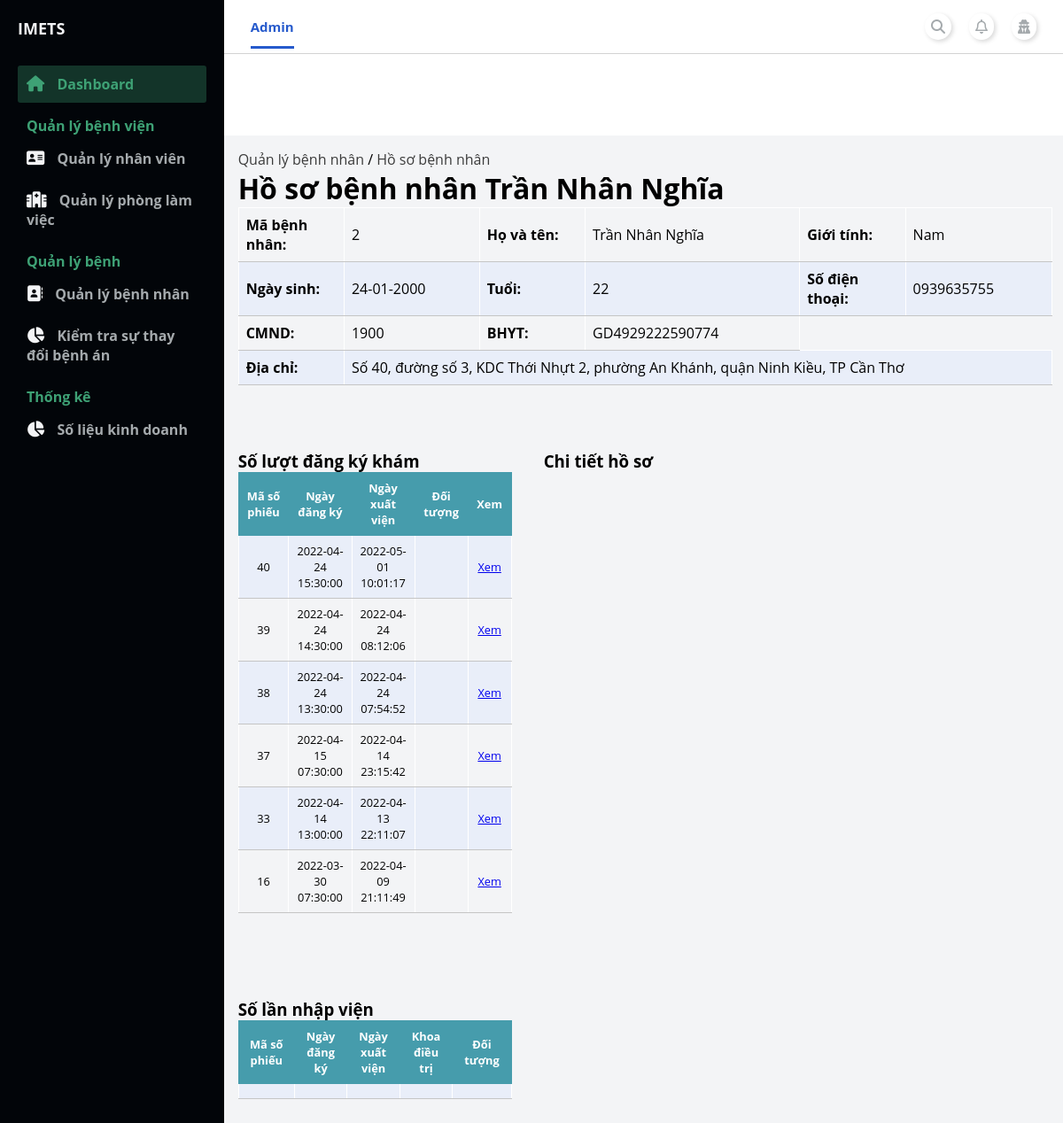
/admin/index.php?page_layout=patient_management&ID_Patient=1 (signed in), run on the app's committed database.
### tables this page shows
CREATE TABLE `patient` (
  `ID_Patient` int(11) NOT NULL,
  `Name` varchar(100) NOT NULL,
  `DOB` date NOT NULL,
  `Sex` varchar(10) NOT NULL,
  `Address` varchar(200) DEFAULT NULL,
  `CMND` varchar(15) DEFAULT NULL,
  `PhoneNumber` varchar(25) NOT NULL,
  `ID_BHYT` varchar(20) DEFAULT NULL,
  `VoteRate` double NOT NULL,
  `UserName` varchar(100) NOT NULL,
  `Password` varchar(100) NOT NULL
);

CREATE TABLE `appointment` (
  `ID_Appointment` int(11) NOT NULL,
  `ID_Staff` int(11) NOT NULL,
  `ID_Patient` int(11) NOT NULL,
  `Date_Booking` datetime NOT NULL,
  `Date_Checkup` int(11) NOT NULL,
  `Date_HospitalDischarge` datetime DEFAULT NULL,
  `Date_ReCheckup` date DEFAULT NULL,
  `BHYT_Checkin` float NOT NULL,
  `ID_PaymentMethod` int(11) DEFAULT NULL,
  `StatusAppointment` varchar(100) DEFAULT NULL
);

CREATE TABLE `medicalrecord` (
  `ID_MedicalRecord` int(11) NOT NULL,
  `ID_Appointment` int(11) NOT NULL,
  `ReasonCheckup` varchar(50) DEFAULT NULL,
  `BodyCheck` varchar(50) DEFAULT NULL,
  `BodyPartsCheck` varchar(50) DEFAULT NULL,
  `PulseRate` int(11) DEFAULT NULL,
  `Temp` float DEFAULT NULL,
  `BloodPressure` varchar(10) DEFAULT NULL,
  `Breathing` int(11) DEFAULT NULL,
  `Height` float DEFAULT NULL,
  `Weight` float DEFAULT NULL,
  `Result` varchar(255) DEFAULT NULL,
  `TreatmentDirection` varchar(255) DEFAULT NULL,
  `Advice` varchar(255) DEFAULT NULL
);

CREATE TABLE `schedule` (
  `ID_schedule` int(11) NOT NULL,
  `title` varchar(255) NOT NULL,
  `Session` varchar(15) NOT NULL,
  `start` datetime DEFAULT NULL,
  `end` datetime DEFAULT NULL,
  `ID_Staff` int(11) NOT NULL,
  `ID_Room` int(11) NOT NULL,
  `t_stamp` timestamp NOT NULL DEFAULT current_timestamp() ON UPDATE current_timestamp()
);

### admin/modules_admin/patient_management/patientManagement.php (the view)
<?php
    include './../config.php';
    $ID_Patient = $_GET['ID_Patient'];
    $sql = "SELECT * FROM appointment JOIN patient ON appointment.ID_Patient=patient.ID_Patient";
    $query = mysqli_query($conn, $sql);
    $rows = mysqli_fetch_array($query);
?>
<main>
    <div class="container-table">
        <div class="link-nav-pages">
            <a href="./index.php?page_layout=patient_management">Quản lý bệnh nhân</a> /
            <a href="">Hồ sơ bệnh nhân</a>
        </div>
        <div class="table-header">
            <h1>Hồ sơ bệnh nhân <?php echo $rows['Name'] ?></h1>
        </div>
        <div class="personalInfo">
                <table class="personalInfoTable">
                    <tr>
                        <th>Mã bệnh nhân: </th>
                        <td><?php echo $rows['ID_Patient'] ?></td>
                        <th>Họ và tên: </th>
                        <td><?php echo $rows['Name'] ?></td>
                        <th>Giới tính: </th>
                        <td><?php echo $rows['Sex'] ?></td>
                    </tr>
                    <tr>
                        <th>Ngày sinh: </th>
                        <td><?php
                            echo date('d-m-Y', strtotime($rows['DOB'])); ?></td>
                        <th>Tuổi: </th>
                        <td><?php
                            $date = getdate();
                            echo $date['year'] - substr($rows['DOB'],0,4);
                        ?></td>
                        <th>Số điện thoại: </th>
                        <td><?php echo $rows['PhoneNumber'] ?></td>
                    </tr>
                    <tr>
                        <th>CMND: </th>
                        <td><?php echo $rows['CMND'] ?></td>
                        <th>BHYT: </th>
                        <td><?php echo $rows['ID_BHYT'] ?></td>
                    </tr>
                    <tr>
                        <th>Địa chỉ: </th>
                        <td colspan="5"><?php echo $rows['Address'] ?></td>
                    </tr>
                </table>
            </div>
            <div class="record">
                <div class="summary">
                    <div class="summary-content">
                        <h3>Số lượt đăng ký khám</h3>
                        <table class="personalInfoTable recordTable">
                            <tr>
                                <th>Mã số phiếu</th>
                                <th>Ngày đăng ký</th>
                                <th>Ngày xuất viện</th>
                                <th>Đối tượng</th>
                                <th>Xem</th>
                            </tr>
                            <?php
                                    $sql_appointment = "SELECT * FROM appointment
                                    JOIN schedule ON schedule.ID_schedule=appointment.Date_Checkup
                                    JOIN staff ON staff.ID_Staff=appointment.ID_Staff
                                    JOIN medicalrecord ON medicalrecord.ID_Appointment=appointment.ID_Appointment
                                    ORDER BY appointment.ID_Appointment DESC";
                                    $query_appointment = mysqli_query($conn, $sql_appointment);
                                    while($rows_appointment = mysqli_fetch_array($query_appointment)){
                                ?>
                            <tr>
                                <td><?php echo $rows_appointment['ID_Appointment'] ?></td>
                                <td><?php echo $rows_appointment['start'] ?></td>
                                <td><?php echo $rows_appointment['Date_HospitalDischarge'] ?></td>
                                <td><?php if($rows_appointment['BHYT_Checkin']==1) echo 'BHYT';?></td>
                                <td><a href="./index.php?page_layout=patient_management&ID_Patient=<?php echo $ID_Patient ?>&ID_Appointment=<?php echo $rows_appointment['ID_Appointment'] ?>">Xem</a></td>
                            </tr>
                            <?php
                                }
                            ?>
                        </table>
                    </div>
                    <br>
                    <div class="summary-content">
                        <h3>Số lần nhập viện</h3>
                        <table class="personalInfoTable recordTable">
                            <tr>
                                <th>Mã số phiếu</th>
                                <th>Ngày đăng ký</th>
                                <th>Ngày xuất viện</th>
                                <th>Khoa điều trị</th>
                                <th>Đối tượng</th>
                            </tr>
                            <tr>
                                <td></td>
                                <td></td>
                                <td></td>
                                <td></td>
                                <td></td>
                            </tr>
                        </table>
                    </div>
                </div>
                <?php include './modules_admin/patient_management/detailRecord.php'; ?>
            </div>
    </div>
</main>

### admin/modules_admin/style/index_admin.css (style rules this page uses)
:root { --white: #ffffff; --lightblue:#E9EEF9; --blue:#295FD5; --blacktext:#3B3B3B; --red: #E85253; --box-shadow:.5rem .5rem 0 rgba(22, 86, 160, 0.2); --text-shadow:.4rem .4rem 0 rgba(0, 0, 0, .2); --border:.2rem solid var(--blue); }
* { margin: 0; padding: 0; }
body { box-sizing: border-box; font-family: 'Open Sans', sans-serif; }

### admin/modules_admin/style/content_admin.css (style rules this page uses)
main { background: #f3f4f6; grid-area: main; overflow-y: auto; }

### admin/modules_admin/style/staff_management.css (style rules this page uses)
.container-table { width: 97%; margin: 1rem 1rem 0 1rem; }
th, td { text-align: left; padding: 0.5rem; }
tr:nth-child(even) { background-color: var(--lightblue); }

### admin/modules_admin/style/detail_staffManagement.css (style rules this page uses)
.link-nav-pages a { text-decoration: none; color: var(--blacktext); }

### admin/modules_admin/style/patient_management.css (style rules this page uses)
.personalInfoTable { border-collapse: collapse; width: 100%; }
.personalInfoTable th, td { padding: 8px; text-align: left; border-bottom: 1px solid #c5c5c5; border-top: 1px solid #ffffff; border-right: 1px solid #ffffff; border-left: 1px solid #ffffff; }
.personalInfoTable th { width: 13%; }
.record { display: flex; }
.summary { width: 35%; height: 100vh; }
.recordTable th { background-color: #469cac; border: 1px solid #469cac; color: #ffffff; font-size: 0.8rem; text-align: center; }
.recordTable td { font-size: 0.8rem; text-align: center; }
.summary-content { margin-top: 3vh; }

### data on the page
patient: Name "Trần Nhân Nghĩa", ID_Patient "2", Sex "Nam", DOB "24-01-2000", $date['year']-substr($rows['DOB'],0,4) "22", PhoneNumber "0939635755", CMND "1900", ID_BHYT "GD4929222590774", Address "Số 40, đường số 3, KDC Thới Nhựt 2, phường An Khánh, quận Ninh Kiều, TP Cần Thơ"
appointment: medicalrecord.ID_Appointment "40", Date_Checkup.start "2022-04-24 15:30:00", Date_HospitalDischarge "2022-05-01 10:01:17"
appointment: medicalrecord.ID_Appointment "39", Date_Checkup.start "2022-04-24 14:30:00", Date_HospitalDischarge "2022-04-24 08:12:06"
appointment: medicalrecord.ID_Appointment "38", Date_Checkup.start "2022-04-24 13:30:00", Date_HospitalDischarge "2022-04-24 07:54:52"
appointment: medicalrecord.ID_Appointment "37", Date_Checkup.start "2022-04-15 07:30:00", Date_HospitalDischarge "2022-04-14 23:15:42"
appointment: medicalrecord.ID_Appointment "33", Date_Checkup.start "2022-04-14 13:00:00", Date_HospitalDischarge "2022-04-13 22:11:07"
appointment: medicalrecord.ID_Appointment "16", Date_Checkup.start "2022-03-30 07:30:00", Date_HospitalDischarge "2022-04-09 21:11:49"
